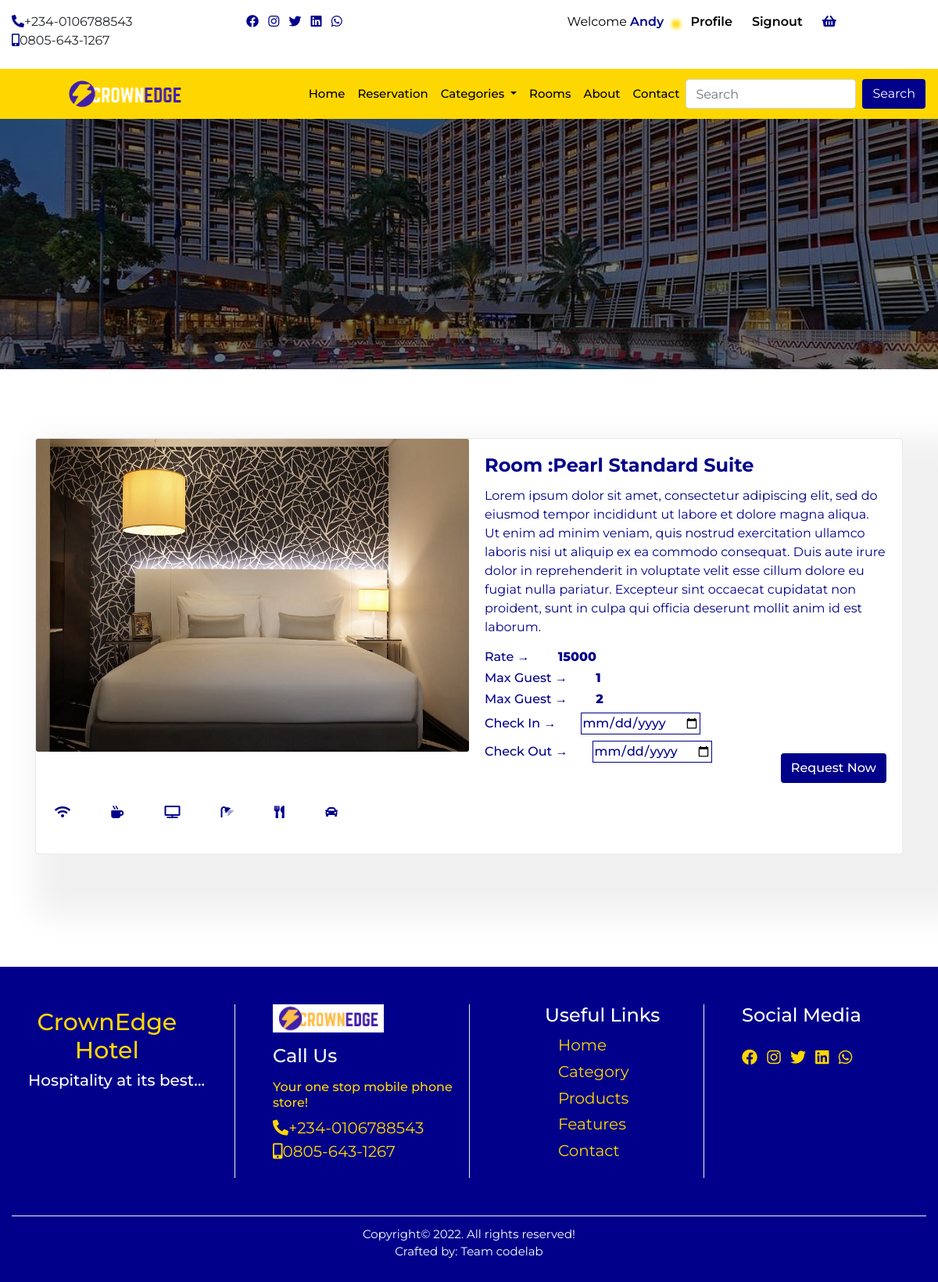
The app's page /details/2/pearl-standard-suite (signed in) with its own data.
### home/models.py (models this page shows, shortened)
class CompanyProfile(models.Model):
    name = models.CharField(max_length=50)
    keyword = models.CharField(max_length=150)
    description = models.CharField(max_length=150)
    logo = models.ImageField(upload_to='logo', blank=True, null=True)
    favicon = models.ImageField(upload_to='logo', blank=True, null=True, default='/favicon-96x96.png')
    carousel = models.ImageField(upload_to='carousel', blank=True, null=True)
    carousel2 = models.ImageField(upload_to='carousel', blank=True, null=True)
    carousel3 = models.ImageField(upload_to='carousel', blank=True, null=True)
    carousel4 = models.ImageField(upload_to='carousel', blank=True, null=True)
    banner = models.ImageField(upload_to='banner', blank=True, null=True)
    mobile = models.CharField(max_length=20)
    mobile2 = models.CharField(max_length=20)
    address = models.CharField(max_length=100)
    email = models.EmailField()
    website = models.URLField()
    about = models.TextField()
    about2 = models.TextField()
    copyright_year = models.CharField(max_length=4)
    class Meta:
        db_table = 'companyprofile'
        managed = True
        verbose_name = 'CompanyProfile'
        verbose_name_plural = 'CompanyProfile'

### room/models.py (models this page shows, shortened)
class Room(models.Model):
    category = models.ForeignKey(Category,on_delete= models.CASCADE)
    tag = models.CharField(max_length=50)
    room_no = models.IntegerField()
    slug = models.SlugField(unique=True)
    room_img = models.ImageField(upload_to='room', blank=True, null=True)
    description = models.TextField()
    rate = models.IntegerField()
    amenity = models.CharField(max_length=100)
    standard_suite = models.BooleanField(default=False)
    luxury_suite = models.BooleanField(default=False)
    deluxe_suite = models.BooleanField(default=False)
    royal_suite = models.BooleanField(default=False)
    min_guest = models.IntegerField()
    max_guest = models.IntegerField()
    available = models.BooleanField(default=True)
    created_at = models.DateTimeField(auto_now_add=True)
    updated_at = models.DateTimeField(auto_now=True)
    class Meta:
        db_table = 'room'
        managed = True
        verbose_name = 'Room'
        verbose_name_plural = 'Room'

### home/views.py (the view)
# urls.py: path('details/<str:id>/<slug:slug>', views.details, name='details'),
@login_required(login_url='signin')
def details(request, id, slug):
    detail = Room.objects.get(pk = id)
    context = {
        'detail':detail,
    }
    return render(request, 'details.html', context)

### home/context_processor.py (called while the page is built)
def dropdown(request):
    categories = Category.objects.all()
    context = {
        'categories':categories
    }
    return context

def company(request):
    cprofile = CompanyProfile.objects.get(pk=1)
    context = {
        'cprofile':cprofile
    }
    return context

def cartcount(request):
    count =Booking.objects.filter(user__username = request.user.username, paid=False)
    itemcount = 0
    for item in count:
        itemcount += item.no_days
    context = {
        'itemcount':itemcount
    }
    return context

### home/templatetags/sample_tags.py (called while the page is built)
@register.simple_tag
def intralink(main, link):
    return reverse(main) + '#' + link

### home/templates/details.html (shortened to what this page needs)
{% extends "base.html" %}
{% block header %} {% include 'header.html' %} {% endblock header %}
{% block banner %} {% include 'banner.html' %} {% endblock banner %}
{% block content %}
<div class="container mt-4 mb-5">
    <div class="row pt-5 pb-5">
        <div class="col-12 col-sm-12 col-md-12 col-lg-12 h-100 mt-3">
            <div class="card mb-3 w-100 h-100">
                <div class="row no-gutters detail-box">
                    <div class="col-md-6 detimg">
                        <img src="{{detail.room_img.url}}" class="card-img w-100">
                    </div>
                    <div class="col-md-6">
                        <div class="card-body detail">
                            <h4 class="card-title">Room :{{detail.tag|title}}</h4>
                            <p class="card-text">{{detail.description}}</p>
                            <h6>Rate &RightArrow; <span> {{detail.rate}}</span></h6>
                            <h6>Max Guest &RightArrow; <span> {{detail.min_guest}}</span></h6>
                            <h6>Max Guest &RightArrow; <span> {{detail.max_guest}}</span></h6>
                            <form method="POST" action="{% url 'booking' %}">
                                <label for="">Check In &RightArrow;<input type="date" name="checkin" required></label>
                                <label for="">Check Out &RightArrow;<input type="date" name="checkout" required></label>
                                <button type="submit" class="btn ml-5 mt-3 float-right detail-btn">Request Now</button>
                            </form>
                        </div>
                    </div>
                    <div class="features">
                      <ul class="list-inline">
                          <li class="list-inline-item m-4"><i class="fas fa-wifi"></i></li>
                          <li class="list-inline-item m-4"><i class="fas fa-mug-hot"></i></li>
                          <li class="list-inline-item m-4"><i class="fas fa-tv"></i></li>
                          <li class="list-inline-item m-4"><i class="fas fa-shower"></i></li>
                          <li class="list-inline-item m-4"><i class="fas fa-utensils"></i></li>
                          <li class="list-inline-item m-4"><i class="fas fa-car"></i></li>
                      </ul>
                    </div>
                </div>
            </div>
        </div>
    </div>
  </div>
{% endblock content %}
{% block footer %} {% include 'footer.html' %} {% endblock footer %}

### home/templates/header.html (shortened to what this page needs)
{% load sample_tags %}
<div class="container-fluid">
    <div class="row">
      <div class="col-12 col-sm-6 col-md-2 col-lg-3 mt-3 mb-2 hide">
        <ul class="list-inline">
          <li class="list-inline-item"><a href=""><i class="fas fa-phone-alt"></i></a><span>+234-0106788543</span></li>
          <li class="list-inline-item"><a href=""><i class="fas fa-mobile-alt"></i></a><span>0805-643-1267</span></li>
        </ul>
      </div>
      <div class="col-12 col-sm-6 col-md-2 col-lg-3 mt-3 mb-2 hide">
        <ul class="list-inline">
          <li class="list-inline-item"><a href=""><i class="fab fa-facebook"></i></a></li>
          <li class="list-inline-item"><a href=""><i class="fab fa-instagram"></i></a></li>
          <li class="list-inline-item"><a href=""><i class="fab fa-twitter"></i></a></li>
          <li class="list-inline-item"><a href=""><i class="fab fa-linkedin"></i></a></li>
          <li class="list-inline-item"><a href=""><i class="fab fa-whatsapp"></i></a></li>
        </ul>
      </div>
      <div class="col-12 col-sm-12 col-md-8 col-lg-6 mt-3 mb-2 auth">
        <ul class="">
          {% if user.is_authenticated %}
            <li class=""><a href="{% url 'profile' %}" class="welcome">welcome <span>
              {% if user.first_name %}
                {{request.user.first_name}}
              {% else %}
                {{request.user.username}}
              {% endif %}
            </span></i></a></li>
            <li class=""><a href="{% url 'profile' %}" class="user-btn"><span>profile</span></a></li>
            <li class=""><a href="{% url 'signout' %}" class="user-btn"><span>signout</span></a></li>
            <li class="">
              <a href="{% url 'booked' %}" class="user-btn">
                {% if itemcount > 0 %}
                  <span class="badge badge-pill badge-warning">
                    <i class="fas fa-shopping-basket"></i>
                    <span class="badge badge-pill badge-info">{{itemcount}}</span>
                  </span>
                {% else %}
                  <i class="fas fa-shopping-basket"></i>
                {% endif %}
              </a>
            </li>
          {% else %}
            <li class=""><a href="{% url 'signin' %}" class="user-btn"><i class="fas fa-user"></i><span>signin</span></a></li>
            <li class=""><a href="{% url 'signup' %}" class="user-btn"><i class="fas fa-users"></i><span>signup</span></a></li>
          {% endif %}
        </ul>
      </div>
    </div>
  </div>
      <nav class="navbar navbar-expand-lg navbar-light sticky-top">
        <a class="navbar-brand" href="{% url 'home' %}"><img src="{{cprofile.logo.url}}" alt=""></a>
        <div class="collapse navbar-collapse" id="navbarSupportedContent">
          <ul class="navbar-nav ml-auto">
            <li class="nav-item active">
              <a class="nav-link" href="{% url 'home' %}">home <span class="sr-only">(current)</span></a>
            </li>
            <li class="nav-item">
              <a class="nav-link" href="">reservation</a>
            </li>
            <li class="nav-item dropdown">
              <a class="nav-link dropdown-toggle" href="/index2.html" id="navbarDropdown" role="button" data-toggle="dropdown" aria-haspopup="true" aria-expanded="false">
                categories
              </a>
            </li>
            <li class="nav-item">
              <a class="nav-link" href="{% url 'rooms' %}">rooms</a>
            </li>
            <li class="nav-item">
              <a class="nav-link" href="#aboutus">about</a>
            </li>
            <li class="nav-item">
              <a class="nav-link" href="{% intralink 'home' 'contact' %}">contact</a>
            </li>
          </ul>
          <form class="form-inline my-2 my-lg-0" action="{% url 'search' %}" method="POST">
            <input class="form-control mr-sm-2" name="search" type="search" placeholder="Search" aria-label="Search">
            <button class="btn form-btn" type="submit">Search</button>
          </form>
        </div>
      </nav>

### home/static/css/style.css (style rules this page uses)
* { margin: 0px; padding: 0px; box-sizing: border-box; }
body { font-family: 'Montserrat', sans-serif; }
html { scroll-behavior: smooth; }
.hide a { color: darkblue; }
.welcome { color: black; font-weight: 400; text-transform: capitalize; padding-right: .6rem; }
.welcome span { color: darkblue; font-weight: 600; text-decoration: none; }
.user-btn { color: darkblue; font-weight: 400; padding-left: 1rem; padding-right: .3rem; }
.user-btn span { color: black; font-weight: 600; text-transform: capitalize; }
.auth { display: flex; justify-content: space-around; }
.auth li { display: inline; }
.navbar { background: gold; }
#navbarSupportedContent a { color: black; text-transform: capitalize; font-size: 15px; font-weight: 500; }
.navbar img { width: 50%; margin-left: 20%; }
.navbar-nav { margin-left: 50%; }
.form-btn { color:white; background: darkblue; }
.detail-box { box-shadow: 40px 40px 40px 40px #f0f0f0; }
.detail { color: darkblue; }
.detimg img { height: 50vh; }
.detail h4 { font-weight: 700; }
.detail h6 { font-weight: 500; }
.detail label { font-weight: 500; }
.detail h6 span { color: darkblue; font-weight: 800; margin-left: 2rem; }
.detail form input { color: darkblue; font-weight: 500; margin-left: 2rem; border: 1px solid darkblue; outline: none; }
.detail-btn { background: darkblue; color: white; font-weight: 500; cursor: pointer; }
.features .fas { color: darkblue; }

### records on screen
CompanyProfile: logo (picture)
Room: room_img (picture), tag "Pearl Standard Suite", description "Lorem ipsum dolor sit amet, consectetur adipiscing elit, sed do eiusmod tempor incididunt ut labore et dolore magna aliqua. Ut enim ad minim veniam, quis nostrud exercitation ullamco laboris nisi ut aliquip ex ea commodo consequat. Duis aute irure dolor in reprehenderit in voluptate velit esse cillum dolore eu fugiat nulla pariatur. Excepteur sint occaecat cupidatat non proident, sunt in culpa qui officia deserunt mollit anim id est laborum.", rate "15000", min_guest "1", max_guest "2"

### other values on screen
{{ request.user.first_name }} "Andy"
